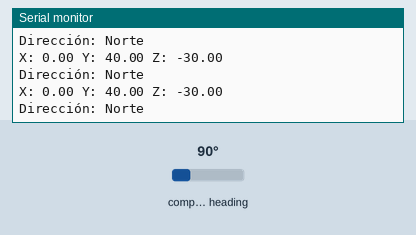
A sketch run on a simulated Arduino Nano 33 BLE. Shown: the last lines printed to the serial monitor. Inputs (shaded band) come from the test bench; at power-on: compass heading 90°.

Above: at 1.3 s.
1.4 s: compass heading set to 7°
At 1.9 s:
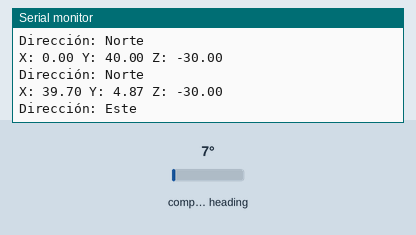
3.5 s: compass heading set to 180°
At 3.9 s:
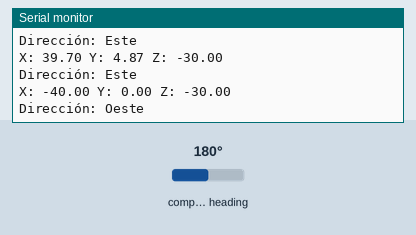
5.5 s: compass heading set to 269°
At 5.9 s:
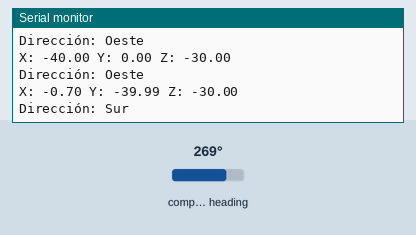
Timing chart, 0 to 8.5 s (numbered marks = the images above; inputs shaded):
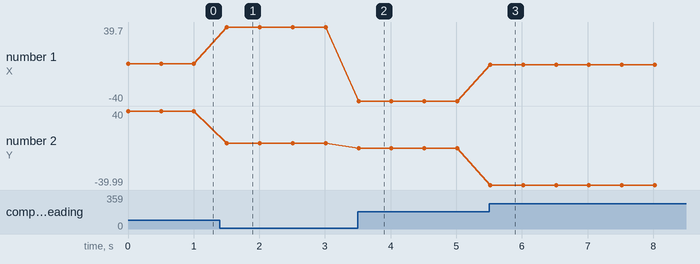

The sketch:

direccionViento.ino
```cpp
#include <Arduino_LSM9DS1.h>

// Crear una instancia para el sensor BMM150 (que usa I2C)

void setup() {
  Serial.begin(9600);
  while (!Serial);
  Serial.println("Started");

  if (!IMU.begin()) {
    Serial.println("Failed to initialize IMU!");
    while (1);
  }
  Serial.print("Magnetic field sample rate = ");
  Serial.print(IMU.magneticFieldSampleRate());
  Serial.println(" Hz");
  Serial.println();
  Serial.println("Magnetic Field in uT");
  Serial.println("X\tY\tZ");
}

void loop() {
  // Leer los datos magnéticos del sensor
  float x, y, z;
  if (IMU.magneticFieldAvailable()) {
    IMU.readMagneticField(x, y, z);

    // Mostrar los valores de los ejes magnéticos
    Serial.print("X: "); Serial.print(x);
    Serial.print(" Y: "); Serial.print(y);
    Serial.print(" Z: "); Serial.println(z);

    // Determinar la dirección cardinal
    String direccion = determinarDireccion(x, y);
    Serial.print("Dirección: ");
    Serial.println(direccion);

    delay(500);
  }
}

// Función para determinar la dirección cardinal
String determinarDireccion(float x, float y) {
  // Norte
  if (y > x && y > -x + 20) {
    return "Norte";
  }
  // Este
  else if (x > y && x > -y + 20) {
    return "Este";
  }
  // Sur
  else if (y < x && y < -x + 20) {
    return "Sur";
  }
  // Oeste
  else if (x < y && x < -y + 20) {
    return "Oeste";
  }
  // Este punto no debería alcanzarse debido a la lógica ajustada
  return "Error";
}
```

Measured:
- after the input at 1.4 s, the serial monitor: prints a new line after 0.11 s (image 1)
- after the input at 3.5 s, the serial monitor: prints a new line at once (image 2)
- after the input at 5.5 s, the serial monitor: prints a new line at once (image 3)
- plotted number 1: 0 → 39.7 after the input at 1.4 s, 39.7 → -40 after the input at 3.5 s, -40 → -0.7 after the input at 5.5 s
- plotted number 2: 40 → 4.87 after the input at 1.4 s, 0 → -39.99 after the input at 5.5 s
